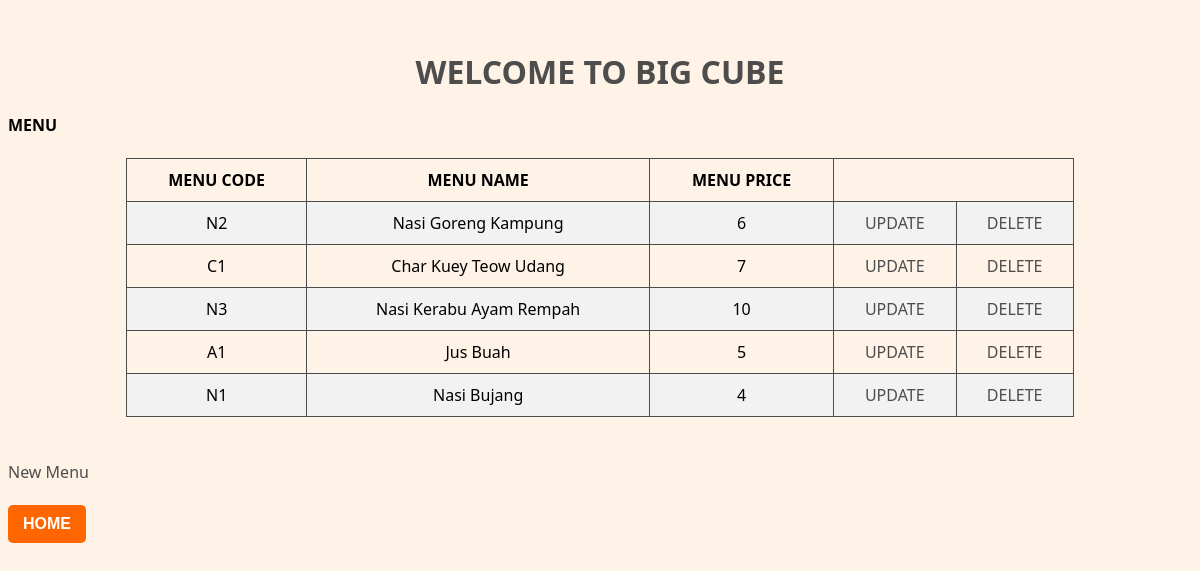
/bigcube/menu, run on the app's committed database.
### bigcube/models.py (models this page shows)
class Menu(models.Model):
    menucode = models.CharField(max_length=2, primary_key=True)
    menuname = models.TextField()
    menuprice = models.CharField(max_length=2)

### bigcube/views.py (the view)
# urls.py: path("menu",views.menu,name="menu"),
def menu(request):
    allmenu = Menu.objects.all()
    dict = {
        'allmenu': allmenu
    }
    return render (request,"menu.html",dict)

### bigcube/templates/menu.html (shortened to what this page needs)
<!DOCTYPE html>
<html lang="en">
<head>
</head>
<body>
    <h1>WELCOME TO BIG CUBE</h1>
    <strong>MENU</strong> <br><br>
    <table>
        <tr>
            <td><strong>MENU CODE</strong></td>
            <td><strong>MENU NAME</strong></td>
            <td><strong>MENU PRICE</strong></td>
        </tr>
        {% for data in allmenu %}
        <tr>
            <td>{{data.menucode}}</td>
            <td>{{data.menuname}}</td>
            <td>{{data.menuprice}}</td>
            <td><a href="updatemenu/{{data.menucode}}">UPDATE</a></td>
            <td><a href="deletemenu/{{data.menucode}}">DELETE</a></td>
        </tr>
        {% endfor %}
    </table>
    <br><br>
    <a href = "{% url 'newmenu' %}">New Menu</a> <br><br>
    <button>
        <span class="button_top"><a href = "{% url 'home' %}">HOME</a></span>
    </button>
</body>
</html>

### bigcube/templates/menu.html (style rules this page uses)
body { background-color: #fff2e6; font-family: 'Segoe UI', Tahoma, Geneva, Verdana, sans-serif; }
h1 { color: #4d4d4d; text-align: center; margin-top: 50px; }
table { margin: auto; border-collapse: collapse; border: 1px solid #4d4d4d; width: 80%; }
td, th { padding: 10px; text-align: center; border: 1px solid #4d4d4d; }
tr:nth-child(even) { background-color: #f2f2f2; }
a { color: #4d4d4d; text-decoration: none; }
button { border: none; border-radius: 5px; padding: 10px 15px; font-size: 16px; font-weight: bold; background-color: #ff6600; color: #fff; transition: all 0.3s ease; }
button a { color: #fff; text-decoration: none; }

### data on the page
Menu: menucode "N2", menuname "Nasi Goreng Kampung", menuprice "6"
Menu: menucode "C1", menuname "Char Kuey Teow Udang", menuprice "7"
Menu: menucode "N3", menuname "Nasi Kerabu Ayam Rempah", menuprice "10"
Menu: menucode "A1", menuname "Jus Buah", menuprice "5"
Menu: menucode "N1", menuname "Nasi Bujang", menuprice "4"
